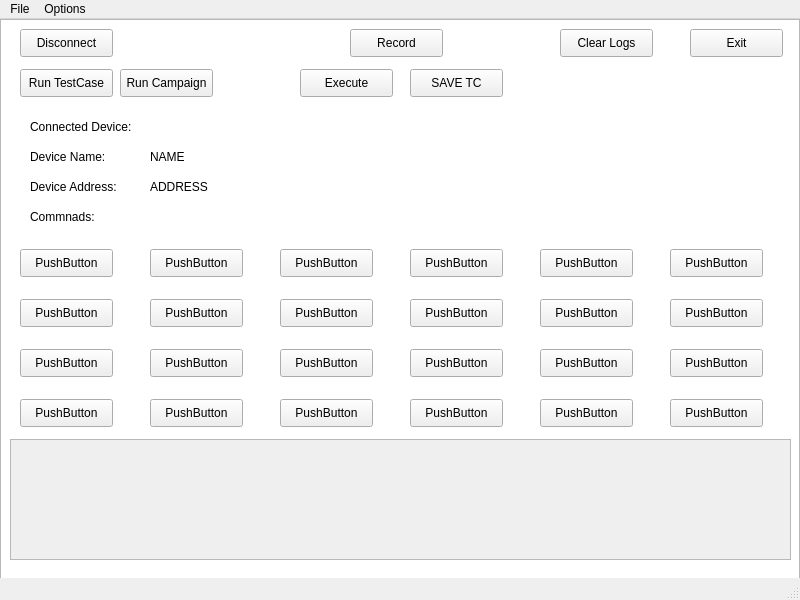
<?xml version="1.0" encoding="UTF-8"?>
<ui version="4.0">
 <class>SecondWindow</class>
 <widget class="QMainWindow" name="SecondWindow">
  <property name="geometry">
   <rect>
    <x>0</x>
    <y>0</y>
    <width>800</width>
    <height>600</height>
   </rect>
  </property>
  <property name="windowTitle">
   <string>APPIUM Framework</string>
  </property>
  <widget class="QWidget" name="centralwidget">
   <widget class="QGraphicsView" name="backgroundView">
    <property name="geometry">
     <rect>
      <x>0</x>
      <y>0</y>
      <width>800</width>
      <height>600</height>
     </rect>
    </property>
    <property name="styleSheet">
     <string notr="true">background-image: url(:/Background/ACN_background_warm_APP.png)</string>
    </property>
   </widget>
   <widget class="QPushButton" name="DisconnectButton">
    <property name="geometry">
     <rect>
      <x>20</x>
      <y>10</y>
      <width>93</width>
      <height>28</height>
     </rect>
    </property>
    <property name="text">
     <string>Disconnect</string>
    </property>
   </widget>
   <widget class="QPushButton" name="RecordButton">
    <property name="geometry">
     <rect>
      <x>350</x>
      <y>10</y>
      <width>93</width>
      <height>28</height>
     </rect>
    </property>
    <property name="text">
     <string>Record</string>
    </property>
   </widget>
   <widget class="QPushButton" name="ClearLogsButton">
    <property name="geometry">
     <rect>
      <x>560</x>
      <y>10</y>
      <width>93</width>
      <height>28</height>
     </rect>
    </property>
    <property name="text">
     <string>Clear Logs</string>
    </property>
   </widget>
   <widget class="QPushButton" name="ExitButton">
    <property name="geometry">
     <rect>
      <x>690</x>
      <y>10</y>
      <width>93</width>
      <height>28</height>
     </rect>
    </property>
    <property name="text">
     <string>Exit</string>
    </property>
   </widget>
   <widget class="QPushButton" name="RunTCButton">
    <property name="geometry">
     <rect>
      <x>20</x>
      <y>50</y>
      <width>93</width>
      <height>28</height>
     </rect>
    </property>
    <property name="text">
     <string>Run TestCase</string>
    </property>
   </widget>
   <widget class="QPushButton" name="RunCampButton">
    <property name="geometry">
     <rect>
      <x>120</x>
      <y>50</y>
      <width>93</width>
      <height>28</height>
     </rect>
    </property>
    <property name="text">
     <string>Run Campaign</string>
    </property>
   </widget>
   <widget class="QPushButton" name="StartButton">
    <property name="geometry">
     <rect>
      <x>300</x>
      <y>50</y>
      <width>93</width>
      <height>28</height>
     </rect>
    </property>
    <property name="text">
     <string>Execute</string>
    </property>
   </widget>
   <widget class="QLabel" name="labelDevices">
    <property name="geometry">
     <rect>
      <x>30</x>
      <y>100</y>
      <width>111</width>
      <height>16</height>
     </rect>
    </property>
    <property name="text">
     <string>Connected Device:</string>
    </property>
   </widget>
   <widget class="QLabel" name="label_DevName">
    <property name="geometry">
     <rect>
      <x>30</x>
      <y>130</y>
      <width>111</width>
      <height>16</height>
     </rect>
    </property>
    <property name="text">
     <string>Device Name:</string>
    </property>
   </widget>
   <widget class="QLabel" name="DevAddresslabel">
    <property name="geometry">
     <rect>
      <x>30</x>
      <y>160</y>
      <width>111</width>
      <height>16</height>
     </rect>
    </property>
    <property name="text">
     <string>Device Address:</string>
    </property>
   </widget>
   <widget class="QLabel" name="dev_Name_labelTEXT">
    <property name="geometry">
     <rect>
      <x>150</x>
      <y>130</y>
      <width>111</width>
      <height>16</height>
     </rect>
    </property>
    <property name="text">
     <string>NAME</string>
    </property>
   </widget>
   <widget class="QLabel" name="dev_Address_labelTEXT">
    <property name="geometry">
     <rect>
      <x>150</x>
      <y>160</y>
      <width>111</width>
      <height>16</height>
     </rect>
    </property>
    <property name="text">
     <string>ADDRESS</string>
    </property>
   </widget>
   <widget class="QPushButton" name="SaveButton">
    <property name="geometry">
     <rect>
      <x>410</x>
      <y>50</y>
      <width>93</width>
      <height>28</height>
     </rect>
    </property>
    <property name="text">
     <string>SAVE TC</string>
    </property>
   </widget>
   <widget class="QLabel" name="labelDevices_2">
    <property name="geometry">
     <rect>
      <x>30</x>
      <y>190</y>
      <width>91</width>
      <height>16</height>
     </rect>
    </property>
    <property name="text">
     <string>Commnads:</string>
    </property>
   </widget>
   <widget class="QPushButton" name="pushButton">
    <property name="geometry">
     <rect>
      <x>20</x>
      <y>230</y>
      <width>93</width>
      <height>28</height>
     </rect>
    </property>
    <property name="text">
     <string>PushButton</string>
    </property>
   </widget>
   <widget class="QPushButton" name="pushButton_2">
    <property name="geometry">
     <rect>
      <x>150</x>
      <y>230</y>
      <width>93</width>
      <height>28</height>
     </rect>
    </property>
    <property name="text">
     <string>PushButton</string>
    </property>
   </widget>
   <widget class="QPushButton" name="pushButton_3">
    <property name="geometry">
     <rect>
      <x>280</x>
      <y>230</y>
      <width>93</width>
      <height>28</height>
     </rect>
    </property>
    <property name="text">
     <string>PushButton</string>
    </property>
   </widget>
   <widget class="QPushButton" name="pushButton_4">
    <property name="geometry">
     <rect>
      <x>410</x>
      <y>230</y>
      <width>93</width>
      <height>28</height>
     </rect>
    </property>
    <property name="text">
     <string>PushButton</string>
    </property>
   </widget>
   <widget class="QPushButton" name="pushButton_5">
    <property name="geometry">
     <rect>
      <x>540</x>
      <y>230</y>
      <width>93</width>
      <height>28</height>
     </rect>
    </property>
    <property name="text">
     <string>PushButton</string>
    </property>
   </widget>
   <widget class="QPushButton" name="pushButton_6">
    <property name="geometry">
     <rect>
      <x>670</x>
      <y>230</y>
      <width>93</width>
      <height>28</height>
     </rect>
    </property>
    <property name="text">
     <string>PushButton</string>
    </property>
   </widget>
   <widget class="QPushButton" name="pushButton_7">
    <property name="geometry">
     <rect>
      <x>410</x>
      <y>280</y>
      <width>93</width>
      <height>28</height>
     </rect>
    </property>
    <property name="text">
     <string>PushButton</string>
    </property>
   </widget>
   <widget class="QPushButton" name="pushButton_8">
    <property name="geometry">
     <rect>
      <x>150</x>
      <y>280</y>
      <width>93</width>
      <height>28</height>
     </rect>
    </property>
    <property name="text">
     <string>PushButton</string>
    </property>
   </widget>
   <widget class="QPushButton" name="pushButton_9">
    <property name="geometry">
     <rect>
      <x>280</x>
      <y>280</y>
      <width>93</width>
      <height>28</height>
     </rect>
    </property>
    <property name="text">
     <string>PushButton</string>
    </property>
   </widget>
   <widget class="QPushButton" name="pushButton_10">
    <property name="geometry">
     <rect>
      <x>540</x>
      <y>280</y>
      <width>93</width>
      <height>28</height>
     </rect>
    </property>
    <property name="text">
     <string>PushButton</string>
    </property>
   </widget>
   <widget class="QPushButton" name="pushButton_11">
    <property name="geometry">
     <rect>
      <x>20</x>
      <y>280</y>
      <width>93</width>
      <height>28</height>
     </rect>
    </property>
    <property name="text">
     <string>PushButton</string>
    </property>
   </widget>
   <widget class="QPushButton" name="pushButton_12">
    <property name="geometry">
     <rect>
      <x>670</x>
      <y>280</y>
      <width>93</width>
      <height>28</height>
     </rect>
    </property>
    <property name="text">
     <string>PushButton</string>
    </property>
   </widget>
   <widget class="QPushButton" name="pushButton_13">
    <property name="geometry">
     <rect>
      <x>280</x>
      <y>380</y>
      <width>93</width>
      <height>28</height>
     </rect>
    </property>
    <property name="text">
     <string>PushButton</string>
    </property>
   </widget>
   <widget class="QPushButton" name="pushButton_14">
    <property name="geometry">
     <rect>
      <x>410</x>
      <y>330</y>
      <width>93</width>
      <height>28</height>
     </rect>
    </property>
    <property name="text">
     <string>PushButton</string>
    </property>
   </widget>
   <widget class="QPushButton" name="pushButton_15">
    <property name="geometry">
     <rect>
      <x>150</x>
      <y>330</y>
      <width>93</width>
      <height>28</height>
     </rect>
    </property>
    <property name="text">
     <string>PushButton</string>
    </property>
   </widget>
   <widget class="QPushButton" name="pushButton_16">
    <property name="geometry">
     <rect>
      <x>280</x>
      <y>330</y>
      <width>93</width>
      <height>28</height>
     </rect>
    </property>
    <property name="text">
     <string>PushButton</string>
    </property>
   </widget>
   <widget class="QPushButton" name="pushButton_17">
    <property name="geometry">
     <rect>
      <x>540</x>
      <y>330</y>
      <width>93</width>
      <height>28</height>
     </rect>
    </property>
    <property name="text">
     <string>PushButton</string>
    </property>
   </widget>
   <widget class="QPushButton" name="pushButton_18">
    <property name="geometry">
     <rect>
      <x>20</x>
      <y>330</y>
      <width>93</width>
      <height>28</height>
     </rect>
    </property>
    <property name="text">
     <string>PushButton</string>
    </property>
   </widget>
   <widget class="QPushButton" name="pushButton_19">
    <property name="geometry">
     <rect>
      <x>150</x>
      <y>380</y>
      <width>93</width>
      <height>28</height>
     </rect>
    </property>
    <property name="text">
     <string>PushButton</string>
    </property>
   </widget>
   <widget class="QPushButton" name="pushButton_20">
    <property name="geometry">
     <rect>
      <x>670</x>
      <y>330</y>
      <width>93</width>
      <height>28</height>
     </rect>
    </property>
    <property name="text">
     <string>PushButton</string>
    </property>
   </widget>
   <widget class="QPushButton" name="pushButton_21">
    <property name="geometry">
     <rect>
      <x>20</x>
      <y>380</y>
      <width>93</width>
      <height>28</height>
     </rect>
    </property>
    <property name="text">
     <string>PushButton</string>
    </property>
   </widget>
   <widget class="QPushButton" name="pushButton_22">
    <property name="geometry">
     <rect>
      <x>670</x>
      <y>380</y>
      <width>93</width>
      <height>28</height>
     </rect>
    </property>
    <property name="text">
     <string>PushButton</string>
    </property>
   </widget>
   <widget class="QPushButton" name="pushButton_23">
    <property name="geometry">
     <rect>
      <x>540</x>
      <y>380</y>
      <width>93</width>
      <height>28</height>
     </rect>
    </property>
    <property name="text">
     <string>PushButton</string>
    </property>
   </widget>
   <widget class="QPushButton" name="pushButton_24">
    <property name="geometry">
     <rect>
      <x>410</x>
      <y>380</y>
      <width>93</width>
      <height>28</height>
     </rect>
    </property>
    <property name="text">
     <string>PushButton</string>
    </property>
   </widget>
   <widget class="QScrollArea" name="scrollArea_Logs">
    <property name="geometry">
     <rect>
      <x>10</x>
      <y>420</y>
      <width>781</width>
      <height>121</height>
     </rect>
    </property>
    <property name="widgetResizable">
     <bool>true</bool>
    </property>
    <widget class="QWidget" name="scrollAreaWidgetContents">
     <property name="geometry">
      <rect>
       <x>0</x>
       <y>0</y>
       <width>779</width>
       <height>119</height>
      </rect>
     </property>
    </widget>
   </widget>
  </widget>
  <widget class="QMenuBar" name="menubar">
   <property name="geometry">
    <rect>
     <x>0</x>
     <y>0</y>
     <width>800</width>
     <height>26</height>
    </rect>
   </property>
   <widget class="QMenu" name="menuFile">
    <property name="title">
     <string>File</string>
    </property>
   </widget>
   <widget class="QMenu" name="menuOptions">
    <property name="title">
     <string>Options</string>
    </property>
   </widget>
   <addaction name="menuFile"/>
   <addaction name="menuOptions"/>
  </widget>
  <widget class="QStatusBar" name="statusbar"/>
 </widget>
 <resources>
  <include location="../Images/Resources_QT.qrc"/>
 </resources>
 <connections/>
</ui>
